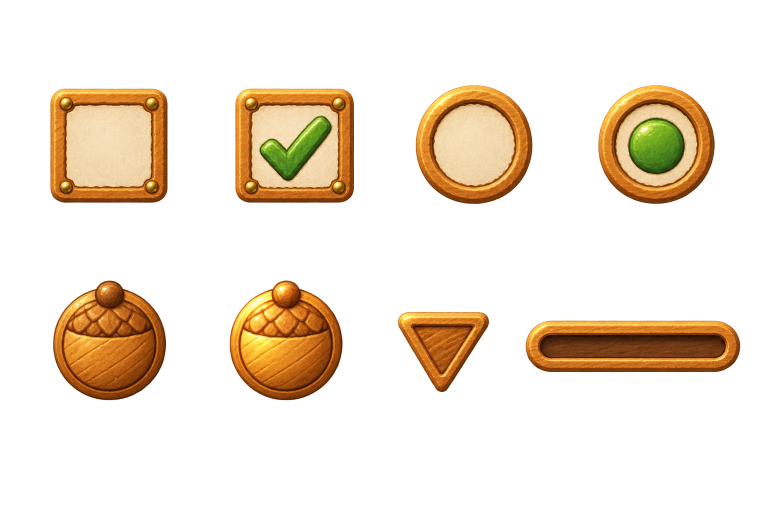
#> input picture art_src/finals/ui/ui_widgets_v1.webp, 1536 x 1024 px (shown at 1/2 size); its folder holds 5 pictures in this run
$ python build_widgets.py
#> lines starting #> are read from the running program, lines starting #| are printed output that depends on the picture; after the words box and inside, x2 and y2 are one past the last pixel; in counts of white or black regions, pixels touching at a corner belong together
### tools/art/common/keying.py
"""Chroma-key helpers for model outputs painted on a flat magenta (#FF00FF) backdrop.

key_magenta() turns the backdrop into alpha with a soft edge and removes the pink
spill from anti-aliased rims; trim() crops to the opaque bounding box.
"""
from __future__ import annotations

import cv2
import numpy as np


# [23 lines left out: function key_magenta, not called in this run]


def trim(rgba: np.ndarray, pad: int = 2) -> np.ndarray:
    ys, xs = np.nonzero(rgba[..., 3] > 0.02)
    if len(xs) == 0:
        return rgba
    y0, y1 = max(0, ys.min() - pad), min(rgba.shape[0], ys.max() + pad + 1)
    x0, x1 = max(0, xs.min() - pad), min(rgba.shape[1], xs.max() + pad + 1)
    return rgba[y0:y1, x0:x1]


def components(rgba: np.ndarray, min_area: int = 400) -> list[tuple[int, int, int, int]]:
    """Bounding boxes (x0,y0,x1,y1) of separate opaque islands, reading order."""
#> called with min_area = 2000
    m = (rgba[..., 3] > 0.3).astype(np.uint8)
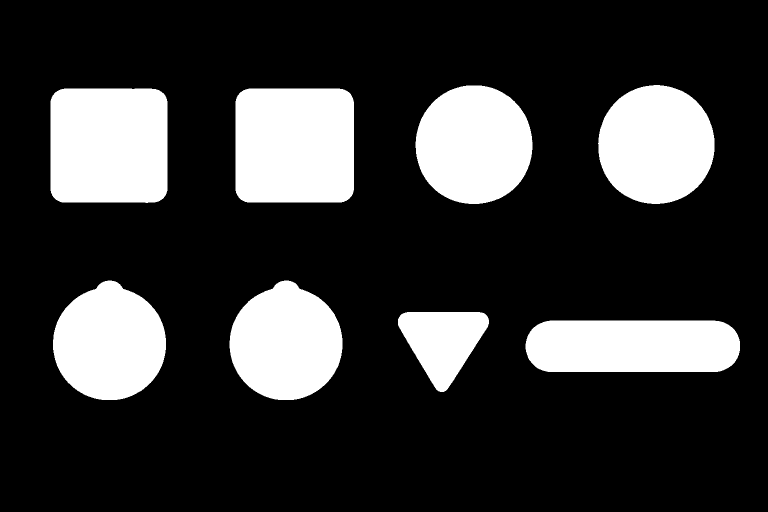
#> m: shape (1024, 1536) (shown at 1/2 size); values 0 (black) and 1 (white), 21.3% white; 8 white regions, largest, box (x1, y1, x2, y2) and area: (471, 177, 708, 405) 53278, (101, 177, 335, 406) 52597, (831, 171, 1065, 408) 43868
    m = cv2.dilate(m, np.ones((9, 9), np.uint8))
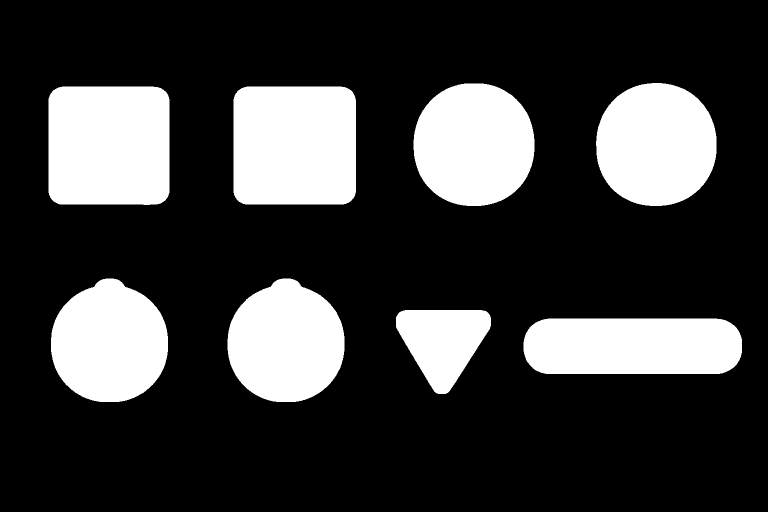
#> m: shape (1024, 1536) (shown at 1/2 size); values 0 (black) and 1 (white), 23.2% white; 8 white regions, largest, box (x1, y1, x2, y2) and area: (467, 173, 712, 409) 57062, (97, 173, 339, 410) 56370, (827, 167, 1069, 412) 47701
    n, _, stats, _ = cv2.connectedComponentsWithStats(m, 8)
#> n = 9; stats = [[0, 0, 1536, 1024, 1208296], [827, 167, 242, 245, 47701], [1192, 166, 241, 246, 47500], [97, 173, 242, 237, 56370], [467, 173, 245, 236, 57062], [102, 557, 234, 247, 44535], [455, 557, 234, 247, 44455], [792, 620, 190, 168, 20722], [1047, 637, 437, 111, 46223]]
    boxes = [(int(s[0]), int(s[1]), int(s[0] + s[2]), int(s[1] + s[3])) for s in stats[1:] if s[4] >= min_area]
#> boxes = [(827, 167, 1069, 412), (1192, 166, 1433, 412), (97, 173, 339, 410), (467, 173, 712, 409), (102, 557, 336, 804), (455, 557, 689, 804), (792, 620, 982, 788), (1047, 637, 1484, 748)]
    rows = sorted(boxes, key=lambda b: b[1])
#> rows = [(1192, 166, 1433, 412), (827, 167, 1069, 412), (97, 173, 339, 410), (467, 173, 712, 409), (102, 557, 336, 804), (455, 557, 689, 804), (792, 620, 982, 788), (1047, 637, 1484, 748)]
    out: list[tuple[int, int, int, int]] = []
    while rows:
        top = rows[0][1]
        h = rows[0][3] - rows[0][1]
        line = [b for b in rows if b[1] < top + h * 0.5]
        out += sorted(line, key=lambda b: b[0])
        rows = [b for b in rows if b not in line]
#> this loop made 2 passes
#> (top, h) on passes 1 to 2: (166, 246), (557, 247)
#> after the loop, rows = []
    return out


def resize(rgba: np.ndarray, size: tuple[int, int]) -> np.ndarray:
    """Premultiplied-alpha area resize (no dark fringes)."""
    pm = rgba.copy()
    pm[..., :3] *= pm[..., 3:4]
    interp = cv2.INTER_AREA if size[0] < rgba.shape[1] else cv2.INTER_LANCZOS4
    pm = cv2.resize(pm, size, interpolation=interp)
    a = np.clip(pm[..., 3:4], 0, 1)
    rgb = np.where(a > 1e-4, pm[..., :3] / np.maximum(a, 1e-4), 0)
    return np.dstack([np.clip(rgb, 0, 1), a]).astype(np.float32)

### tools/art/ui/kit_ops.py
"""Pixel operations for the UI kit: load a keyed source, scale, colour states, rings.

All arrays are float32 RGBA 0..1. Pure functions; build_ui.py decides what to make.
"""
from __future__ import annotations

from pathlib import Path

import cv2
import numpy as np
from PIL import Image

from common import keying

SRC = Path(__file__).resolve().parents[3] / "art_src/finals/ui"


def load(name: str) -> np.ndarray:
    rgb = np.asarray(Image.open(SRC / f"{name}.webp").convert("RGB"), np.float32) / 255.0
    return keying.trim(keying.key_magenta(rgb))


def save(rgba: np.ndarray, path: Path) -> None:
    path.parent.mkdir(parents=True, exist_ok=True)
    Image.fromarray((np.clip(rgba, 0, 1) * 255 + 0.5).astype(np.uint8), "RGBA").save(path, optimize=True)


def scale_w(rgba: np.ndarray, width: int) -> np.ndarray:
    h = max(1, round(rgba.shape[0] * width / rgba.shape[1]))
    return keying.resize(rgba, (width, h))


def scale_h(rgba: np.ndarray, height: int) -> np.ndarray:
    w = max(1, round(rgba.shape[1] * height / rgba.shape[0]))
    return keying.resize(rgba, (w, height))


def _hsv(rgb: np.ndarray) -> np.ndarray:
    return cv2.cvtColor(np.clip(rgb, 0, 1).astype(np.float32), cv2.COLOR_RGB2HSV)


def _rgb(hsv: np.ndarray) -> np.ndarray:
    return cv2.cvtColor(hsv.astype(np.float32), cv2.COLOR_HSV2RGB)


# [49 lines left out: functions grade, desaturate, glow_ring, split_disc, not called in this run]


def rotate90(rgba: np.ndarray) -> np.ndarray:
    return np.ascontiguousarray(np.rot90(rgba, -1))


def pad(rgba: np.ndarray, px: int) -> np.ndarray:
    return np.pad(rgba, ((px, px), (px, px), (0, 0)))

### tools/art/ui/build_widgets.py
"""Slice the painted widget sheet (art_src/finals/ui/ui_widgets_v1.webp) into theme icons.

The sheet holds 8 items in reading order (alpha background):
    check_off, check_on, radio_off, radio_on, knob, knob_hover, arrow_down, slider_track
Icons are scaled to fixed heights; the slider groove also gets a 9-slice StyleBoxTexture.
Usage:
    python3 tools/art/ui/build_widgets.py [--out assets/ui/kit]
"""
from __future__ import annotations

import argparse
import logging
import sys
from pathlib import Path

import numpy as np
from PIL import Image

sys.path.insert(0, str(Path(__file__).resolve().parents[1]))
from common import keying  # noqa: E402
from ui import kit_ops as k  # noqa: E402

ROOT = Path(__file__).resolve().parents[3]
SHEET = ROOT / "art_src/finals/ui/ui_widgets_v1.webp"
log = logging.getLogger("build_widgets")
# name -> output height in px (width follows aspect)
ITEMS: list[tuple[str, int]] = [
    ("check_off", 40), ("check_on", 40), ("radio_off", 40), ("radio_on", 40),
    ("knob", 38), ("knob_hover", 38), ("arrow_down", 22), ("slider_track", 18),
]
TRACK_W = 240


def load_sheet() -> np.ndarray:
    rgba = np.asarray(Image.open(SHEET).convert("RGBA"), np.float32) / 255.0
    rgba[..., :3] *= (rgba[..., 3:4] > 0.01)  # drop the painted glow living in transparent px
    return rgba


def slider_tres(png: str) -> str:
    return "\n".join([
        '[gd_resource type="StyleBoxTexture" load_steps=2 format=3]', "",
        f'[ext_resource type="Texture2D" path="{png}" id="1_tex"]', "", "[resource]",
        "content_margin_left = 4.0", "content_margin_top = 4.0",
        "content_margin_right = 4.0", "content_margin_bottom = 4.0",
        'texture = ExtResource("1_tex")',
        "texture_margin_left = 9.0", "texture_margin_top = 8.0",
        "texture_margin_right = 9.0", "texture_margin_bottom = 8.0", "",
    ])


def build(out: Path) -> None:
    sheet = load_sheet()
    boxes = keying.components(sheet, min_area=2000)
#> boxes = [(97, 173, 339, 410), (467, 173, 712, 409), (827, 167, 1069, 412), (1192, 166, 1433, 412), (102, 557, 336, 804), (455, 557, 689, 804), (792, 620, 982, 788), (1047, 637, 1484, 748)]
    if len(boxes) != len(ITEMS):
        raise RuntimeError(f"widget sheet: expected {len(ITEMS)} items, found {len(boxes)}: {boxes}")
    for (name, h), (x0, y0, x1, y1) in zip(ITEMS, boxes):
        a = keying.trim(np.ascontiguousarray(sheet[y0:y1, x0:x1]))
        a = k.scale_h(a, h) if name != "slider_track" else keying.resize(a, (TRACK_W, h))
        k.save(a, out / f"{name}.png")
        log.info("%-14s %dx%d", name, a.shape[1], a.shape[0])
#> this loop made 8 passes
#> (name, h, w in scale_h) on passes 1 to 7: ('check_off', 40, 41), ('check_on', 40, 42), ('radio_off', 40, 39), ('radio_on', 40, 39), ('knob', 38, 36), ('knob_hover', 38, 36), ('arrow_down', 22, 25)
#> (name, h) on pass 8: ('slider_track', 18)
#> pass 1, in build, `a = keying.trim(np.ascontiguousarray(sheet[y0:y1, x0:x1]))`:
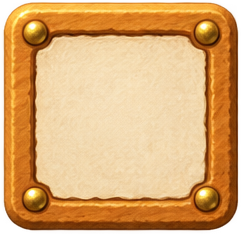
#> a: shape (234, 241, 4) float32; mean R, G, B, A 0.804, 0.606, 0.375, 0.923; transparent parts drawn white
#> pass 1, in resize, `pm = cv2.resize(pm, size, interpolation=interp)`:
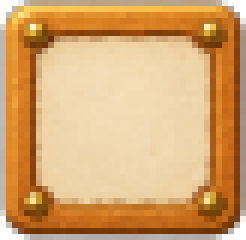
#> pm: shape (40, 41, 4) float32 (shown 6 times larger); mean R, G, B, A 0.778, 0.59, 0.369, 0.923; transparent parts drawn white
#> pass 1, in resize, `a = np.clip(pm[..., 3:4], 0, 1)`:
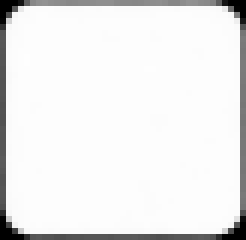
#> a: shape (40, 41, 1) float32 (shown 6 times larger); min 0, max 0.996, mean 0.923
#> pass 1, in resize, `rgb = np.where(a > 1e-4, pm[..., :3] / np.maximum(a, 1e-4), 0)`:
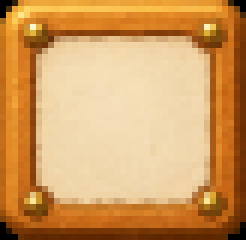
#> rgb: shape (40, 41, 3) float32 (shown 6 times larger); mean R, G, B 0.819, 0.614, 0.377
    rel = "res://" + str((out / "slider_track.png").relative_to(ROOT))
    (out / "styles").mkdir(parents=True, exist_ok=True)
    (out / "styles/slider_track.tres").write_text(slider_tres(rel))


def main() -> None:
    ap = argparse.ArgumentParser(description=__doc__, formatter_class=argparse.RawDescriptionHelpFormatter)
    ap.add_argument("--out", type=Path, default=ROOT / "assets/ui/kit")
    args = ap.parse_args()
    logging.basicConfig(level=logging.INFO, format="%(name)s: %(message)s")
    build(args.out.resolve())


if __name__ == "__main__":
    main()
